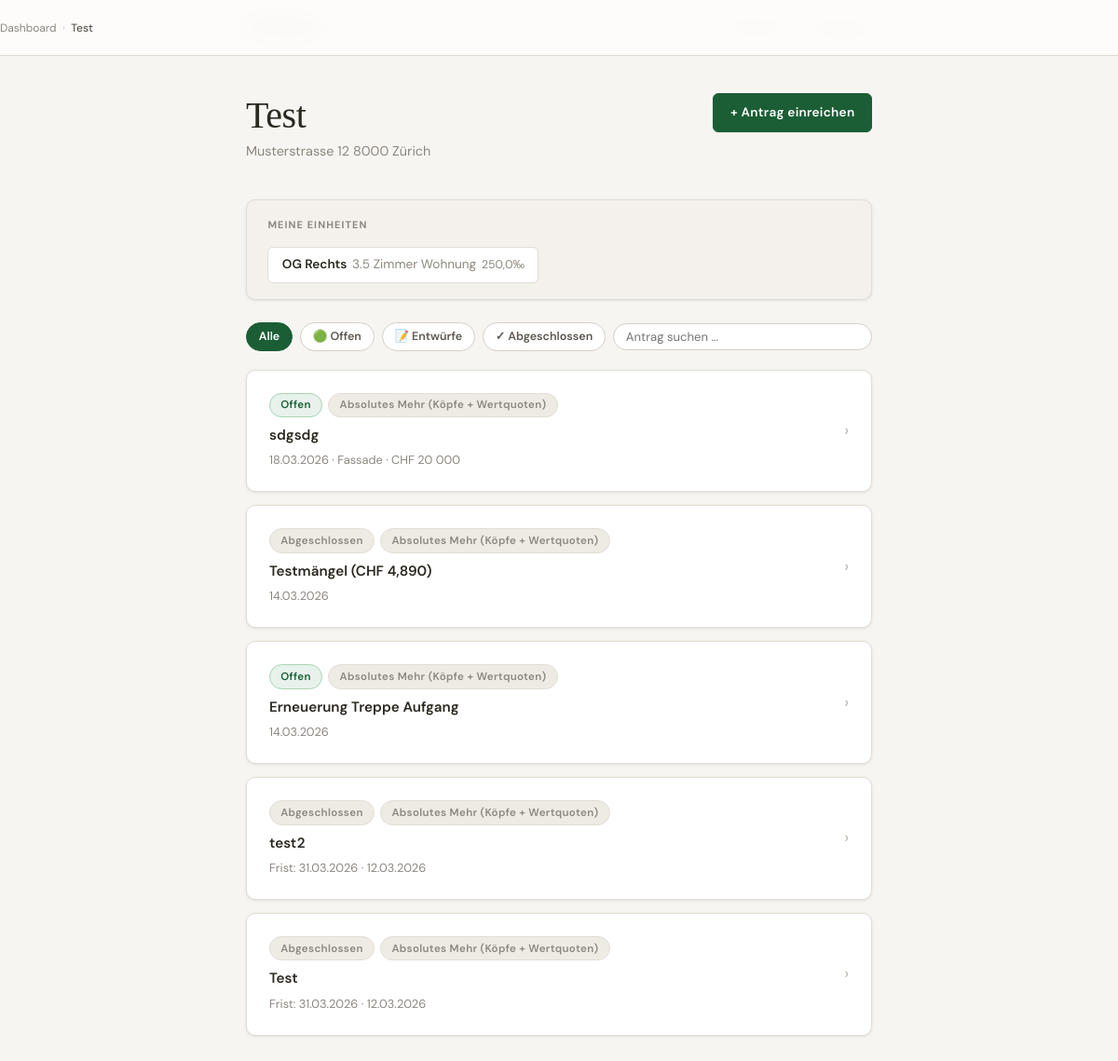
Page /community/1/ (signed in) on the committed database.
### voting/models.py (models this page shows, shortened)
class Community(models.Model):
    name       = models.CharField(max_length=200)
    address    = models.TextField()
    created_at = models.DateTimeField(auto_now_add=True)
    created_by = models.ForeignKey(
        User, on_delete=models.SET_NULL, null=True, blank=True,
        related_name='created_communities',
    )
    quorum = models.DecimalField(
        max_digits=5, decimal_places=1, default=Decimal('0'),
        verbose_name="Quorum (‰)",
        help_text="Mindest-Beteiligung in Wertquoten ‰ für gültige Abstimmung (0 = kein Quorum)",
    )
    def can_manage(self, user):
        return (
            self.units.filter(owner=user).exists()
            or self.created_by == user
            or user.is_staff
            or self.memberships.filter(user=user).exists()
        )
    def is_admin(self, user):
        return (
            self.created_by == user
            or user.is_staff
            or self.memberships.filter(
                user=user, role=CommunityMembership.Role.MANAGER
            ).exists()
        )
    class Meta:
        verbose_name        = "Gemeinschaft"
        verbose_name_plural = "Gemeinschaften"

class Unit(models.Model):
    community   = models.ForeignKey(Community, on_delete=models.CASCADE, related_name='units')
    owner       = models.ForeignKey(
        User, on_delete=models.SET_NULL, null=True, blank=True,
        related_name='units',
    )
    unit_number = models.CharField(max_length=20, verbose_name="Einheitsnummer")
    description = models.CharField(max_length=200, blank=True)
    quota       = models.DecimalField(max_digits=6, decimal_places=1, verbose_name="Wertquote (‰)")
    class Meta:
        verbose_name        = "Einheit"
        verbose_name_plural = "Einheiten"
        ordering            = ['unit_number']

class Proposal(models.Model):
    class Status(models.TextChoices):
        DRAFT  = 'draft',  'Entwurf'
        OPEN   = 'open',   'Offen'
        CLOSED = 'closed', 'Abgeschlossen'
    class MajorityType(models.TextChoices):
        SIMPLE    = 'simple',    'Einfaches Mehr (nur Köpfe)'
        ABSOLUTE  = 'absolute',  'Absolutes Mehr (Köpfe + Wertquoten)'
        QUALIFIED = 'qualified', 'Qualifiziertes Mehr (2/3 Köpfe + 2/3 Wertquoten)'
        UNANIMOUS = 'unanimous', 'Einstimmigkeit (alle Eigentümer müssen Ja stimmen)'
    class Area(models.TextChoices):
        ROOF = 'roof', 'Dach'
        FACADE = 'facade', 'Fassade'
        HEATING = 'heating', 'Heizung'
        ELEVATOR = 'elevator', 'Lift'
        STAIRCASE = 'staircase', 'Treppenhaus'
        GARDEN = 'garden', 'Aussenanlage / Garten'
        PARKING = 'parking', 'Parkplatz / Garage'
        WATER = 'water', 'Wasser / Sanitär'
        ELECTRIC = 'electric', 'Elektro'
        OTHER = 'other', 'Sonstiges'
    class ProposalType(models.TextChoices):
        ORDINARY = 'ordinary', 'Ordentliche Verwaltung'
        IMPORTANT = 'important', 'Wichtige Verwaltungshandlung'
        STRUCTURAL = 'structural', 'Bauliche Änderung'
        REGULATION = 'regulation', 'Reglement / Begründungsakt'
        OTHER = 'other', 'Sonstiges'
    community     = models.ForeignKey(Community, on_delete=models.CASCADE, related_name='proposals')
    created_by    = models.ForeignKey(
        User, on_delete=models.SET_NULL, null=True, related_name='created_proposals',
    )
    title         = models.CharField(max_length=300, verbose_name="Titel")
    description   = models.TextField(verbose_name="Beschreibung")
    area = models.CharField(
        max_length=20, choices=Area.choices, blank=True,
        verbose_name='Bereich',
    )
    proposal_type = models.CharField(
        max_length=20, choices=ProposalType.choices, blank=True,
        verbose_name='Art des Antrags',
    )
    cost_estimate = models.DecimalField(
        max_digits=12, decimal_places=2, null=True, blank=True,
        verbose_name='Kostenrahmen (CHF)',
        help_text='Geschätzter oder offertierter Betrag in CHF (optional).',
    )
    majority_type = models.CharField(
        max_length=10, choices=MajorityType.choices, default=MajorityType.ABSOLUTE,
        verbose_name="Mehrheitsart",
    )
    status     = models.CharField(max_length=10, choices=Status.choices, default=Status.DRAFT)
    created_at = models.DateTimeField(auto_now_add=True)
    opened_at  = models.DateTimeField(null=True, blank=True)
    closed_at  = models.DateTimeField(null=True, blank=True)
    deadline   = models.DateTimeField(null=True, blank=True, verbose_name="Abstimmungsfrist")
    def open(self):
        self.status    = self.Status.OPEN
        self.opened_at = timezone.now()
        self.save()
    class Meta:
        verbose_name        = "Antrag"
        verbose_name_plural = "Anträge"
        ordering            = ['-created_at']

### voting/views.py (the view)
@login_required
def proposal_list(request, community_id):
    community = get_object_or_404(Community, id=community_id)
    if not community.can_manage(request.user):
        messages.error(request, "Kein Zugang.")
        return redirect('voting:dashboard')
    is_admin_flag = community.is_admin(request.user)
    if is_admin_flag:
        proposals = community.proposals.all()
    else:
        proposals = (
            community.proposals.exclude(status=Proposal.Status.DRAFT)
            | community.proposals.filter(
                status=Proposal.Status.DRAFT, created_by=request.user
            )
        ).distinct()
    status_filter = request.GET.get('status', '')
    search_query  = request.GET.get('q', '').strip()
    if status_filter in ('open', 'closed', 'draft'):
        proposals = proposals.filter(status=status_filter)
    if search_query:
        proposals = proposals.filter(title__icontains=search_query)
    proposals = proposals.order_by('-created_at').select_related('community', 'created_by')
    user_units = Unit.objects.filter(owner=request.user, community=community)
    voted_ids  = set(Vote.objects.filter(unit__in=user_units).values_list('proposal_id', flat=True))
    unit_count = user_units.count()
    fully_voted_ids: set[int] = set()
    if unit_count > 0:
        from django.db.models import Count
        for v in (
            Vote.objects.filter(unit__in=user_units)
            .values('proposal_id')
            .annotate(cnt=Count('id'))
        ):
            if v['cnt'] >= unit_count:
                fully_voted_ids.add(v['proposal_id'])
    paginator   = Paginator(proposals, 20)
    page_number = request.GET.get('page', 1)
    page_obj    = paginator.get_page(page_number)
    return render(request, 'voting/proposal_list.html', {
        'community':       community,
        'proposals':       page_obj,
        'page_obj':        page_obj,
        'voted_ids':       voted_ids,
        'fully_voted_ids': fully_voted_ids,
        'is_admin':        is_admin_flag,
        'my_units':        user_units,
        'status_filter':   status_filter,
        'search_query':    search_query,
    })

### voting/templates/voting/proposal_list.html (shortened to what this page needs)
{% extends "voting/base.html" %}
{% block content %}
<nav class="breadcrumb">
    <a href="{% url 'voting:dashboard' %}">Dashboard</a>
    <span class="breadcrumb-sep">›</span>
    <span class="breadcrumb-current">{{ community.name }}</span>
</nav>
<div class="page-header flex-between">
    <div>
        <h1>{{ community.name }}</h1>
        <p>{{ community.address }}</p>
    </div>
    <div class="flex gap-1 flex-wrap">
        <a href="{% url 'voting:proposal_create' community.id %}" class="btn btn-primary">+ Antrag einreichen</a>
    </div>
</div>
{% if my_units and not is_admin %}
<div class="card card--alt card--compact card--mb-lg">
    <div class="section-label mb-md">Meine Einheiten</div>
    <div class="flex flex-wrap gap-sm">
        {% for unit in my_units %}
        <div class="unit-chip">
            <span class="unit-chip__number">{{ unit.unit_number }}</span>
            {% if unit.description %}<span class="unit-chip__desc">{{ unit.description }}</span>{% endif %}
            <span class="unit-chip__quota">{{ unit.quota }}&#8240;</span>
        </div>
        {% endfor %}
    </div>
</div>
{% endif %}
<form method="get" action="" id="filter-form">
    <div class="filter-bar">
        <a href="?{% if search_query %}q={{ search_query }}{% endif %}"
           class="filter-pill {% if not status_filter %}active{% endif %}">Alle</a>
        <a href="?status=open{% if search_query %}&q={{ search_query }}{% endif %}"
           class="filter-pill {% if status_filter == 'open' %}active{% endif %}">🟢 Offen</a>
        <a href="?status=draft{% if search_query %}&q={{ search_query }}{% endif %}"
           class="filter-pill {% if status_filter == 'draft' %}active{% endif %}">📝 Entwürfe</a>
        <a href="?status=closed{% if search_query %}&q={{ search_query }}{% endif %}"
           class="filter-pill {% if status_filter == 'closed' %}active{% endif %}">✓ Abgeschlossen</a>
        <div class="search-box">
            <input type="text" name="q" value="{{ search_query }}"
                   class="search-input"
                   placeholder="Antrag suchen …"
                   {% if status_filter %}onchange="this.form.querySelector('[name=status]').value='{{ status_filter }}'"{% endif %}>
        </div>
    </div>
</form>
{% if proposals %}
{% for proposal in proposals %}
<a href="{% url 'voting:proposal_detail' proposal.pk %}" class="card-link">
    <div class="card card-interactive">
        <div class="flex-between items-center">
            <div class="flex-1">
                <div class="flex items-center gap-xs mb-sm flex-wrap">
                    {% if proposal.status == 'open' %}
                        <span class="badge badge-open">Offen</span>
                    {% elif proposal.status == 'draft' %}
                        <span class="badge badge-draft">Entwurf</span>
                        {% if not is_admin %}
                            <span class="badge badge-pending">⏳ Wartet auf Freigabe</span>
                        {% endif %}
                    {% else %}
                        <span class="badge badge-closed">Abgeschlossen</span>
                    {% endif %}
                    <span class="badge badge-closed">{{ proposal.get_majority_type_display }}</span>
                </div>
                <div class="card-title">{{ proposal.title }}</div>
                <div class="card-meta mt-xs">
                    {% if proposal.deadline %}Frist: {{ proposal.deadline|date:"d.m.Y" }} · {% endif %}
                    {{ proposal.created_at|date:"d.m.Y" }}
                    {% if proposal.area %} · {{ proposal.get_area_display }}{% endif %}
                    {% if proposal.cost_estimate %} · CHF {{ proposal.cost_estimate|floatformat:"0g" }}{% endif %}
                </div>
            </div>
            <span class="chevron">›</span>
        </div>
    </div>
</a>
{% endfor %}
{% endif %}
{% endblock %}

### rows in the picture
Community: name "Test", address "Musterstrasse 12 8000 Zürich"
Unit: unit_number "OG Rechts", description "3.5 Zimmer Wohnung", quota "250,0"
Proposal: status "Offen", majority_type "Absolutes Mehr (Köpfe + Wertquoten)", title "sdgsdg", created_at "18.03.2026", area "Fassade", cost_estimate "20 000"
Proposal: status "Abgeschlossen", majority_type "Absolutes Mehr (Köpfe + Wertquoten)", title "Testmängel (CHF 4,890)", created_at "14.03.2026"
Proposal: status "Offen", majority_type "Absolutes Mehr (Köpfe + Wertquoten)", title "Erneuerung Treppe Aufgang", created_at "14.03.2026"
Proposal: status "Abgeschlossen", majority_type "Absolutes Mehr (Köpfe + Wertquoten)", title "test2", deadline "31.03.2026", created_at "12.03.2026"
Proposal: status "Abgeschlossen", majority_type "Absolutes Mehr (Köpfe + Wertquoten)", title "Test", deadline "31.03.2026", created_at "12.03.2026"
